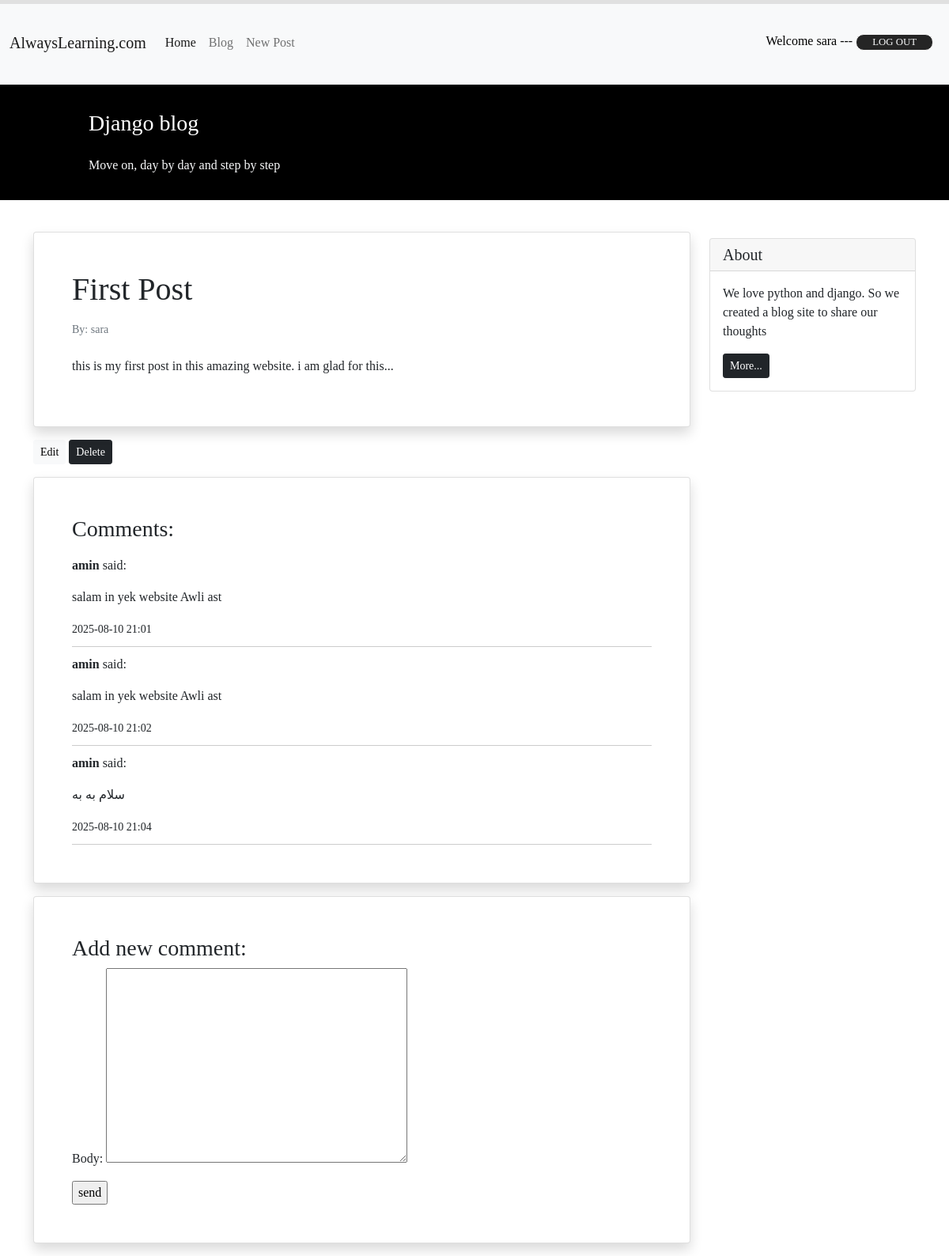
Page /blog/31/ (signed in) on the committed database.
### blog/models.py (models this page shows, shortened)
class Post(models.Model):
   STATUS_CHOICES = (
      ('pub', 'Published'),
      ('drf', 'Draft'),
   )
   title = models.CharField(max_length = 50)
   text = models.TextField()
   author = models.ForeignKey('auth.User', on_delete = models.CASCADE)
   datetime_created = models.DateTimeField(auto_now_add = True)
   datetime_modified = models.DateTimeField(auto_now = True)
   status = models.CharField(choices = STATUS_CHOICES, max_length = 3)

class Comment(models.Model):
   post = models.ForeignKey(Post,
                             on_delete=models.CASCADE,
                             related_name='comments')
   author = models.ForeignKey(get_user_model(),
                               on_delete=models.CASCADE,
                               related_name='comments')
   body = models.TextField()
   active = models.BooleanField(default=True)
   date_time_created = models.DateTimeField(auto_now=True)

### blog/views.py (the view)
# urls.py: path('<int:pk>/', views.PostDetailView.as_view(), name='post_detail'),
class PostDetailView(generic.DetailView):
    model = Post
    form_class = CommentForm
    template_name = 'blog/post_detail.html'
    context_object_name = 'post'
    def get_context_data(self, **kwargs):
        context = super().get_context_data(**kwargs)
        context['comment_form'] = CommentForm()
        context['comments'] = self.object.comments.filter(active=True)
        return context

### blog/forms.py
class CommentForm(forms.ModelForm):
    class Meta:
        model = Comment
        fields = ['body',]

### blog/templates/blog/post_detail.html (shortened to what this page needs)
{% extends '_base.html' %}
{% block page_content %}
     <div class="container mt-4">
        <div class="row">
            <div class="col-9">
                <div class="card shadow my-3 p-5">
                    <h1>{{ post.title }}</h1>
                    <p class="small text-muted mt-2">By: {{ post.author }}</p>
                    <p class="mt-2">{{ post.text }}</p>
                </div>
                <a href="{% url 'post_update' post.id %}" class="btn btn-sm btn-light">Edit</a>
                <a href="{% url 'post_delete' post.id %}" class="btn btn-sm btn-dark">Delete</a>
                <div class="card shadow my-3 p-5">
                    <h3>Comments:</h3>
                        {% for comment in comments %}
                            <div class="comment" style="padding: 10px 0; border-bottom: 1px solid #ccc;">
                                <p><strong>{{ comment.author }}</strong> said:</p>
                                <p>{{ comment.body }}</p>
                                <small>{{ comment.date_time_created|date:"Y-m-d H:i" }}</small>
                            </div>
                        {% empty %}
                            <p>No comments yet.</p>
                        {% endfor %}
                </div>
                <div class="card shadow my-3 p-5">
                    <h3>Add new comment:</h3>
                    <form action="{% url 'comment_create' post.id %}" method="POST">
                        {{ comment_form.as_p }}
                        <input type="submit" value="send">
                    </form>
                </div>
            </div>
            <div class="col-3">
                    <div class="card my-4">
                        <h5 class="card-header">About</h5>
                        <div class="card-body">
                            <p class="card-text">We love python and django. So we created a blog site to share our
                                thoughts</p>
                            <a href="#"
                            class="btn btn-sm btn-dark">
                                More...
                            </a>
                        </div>
                    </div>
            </div>
        </div>
    </div>
{% endblock page_content %}

### templates/_base.html (shortened to what this page needs)
<!doctype html>
{% load static %}
<html lang="en">
<head>
    <link href="https://cdn.jsdelivr.net/npm/bootstrap@5.1.3/dist/css/bootstrap.min.css" rel="stylesheet"
>
    <link rel="stylesheet" href="{% static 'css/progressbar.css' %}">
</head>
<body style="font-family: 'Times New Roman', Times, serif;">
    <div id="progress-bar-container">
    </div>
    <nav class="navbar navbar-expand-lg navbar-light bg-light">
        <div class="container-fluid">
            <a class="navbar-brand" href="#">AlwaysLearning.com</a>
            <div class="collapse navbar-collapse" id="navbarNavAltMarkup">
                <div class="navbar-nav">
                    <a class="nav-link active" aria-current="page" href="#">Home</a>
                    <a class="nav-link" href="{% url "posts_list" %}">Blog</a>
                    <a class="nav-link" href="{% url "post_create" %}">New Post</a>
                </div>
            </div>
            <div class="mx-2 text-white">
                {% if user.is_authenticated %}
                    <span style="color: black;">Welcome {{ user.username }} ---</span>
                    <form action="{% url 'logout' %}" method="post" style="display: inline;">
                        <button type="submit" style="text-decoration: none; color: white;" class="text-light">
                            Log Out
                        </button>
                    </form>
                {% endif %}
            </div>
        </div>
    </nav>
    <div class="container-fluid bg-info">
        <div style="background-color: black;" class="row py-3 ">
            <div class="col-md-8 col-md-10 mx-auto">
                <h3 class="my-4 mt-3 text-white">Django blog</h3>
                <p class="text-light">Move on, day by day and step by step</p>
            </div>
        </div>
    </div>
    {% block page_content %}{% endblock page_content %}
</body>
</html>

### static/css/progressbar.css (style rules this page uses)
#progress-bar-container { position: fixed; top: 0; left: 0; width: 100%; height: 5px; background-color: #e0e0e0; z-index: 9999; }

### templates/_base.html (style rules this page uses)
button { font-size: 0.8rem; color: #FAFAFA; text-transform: uppercase; padding: 0.0005px 20px; border-radius: 10px; border: 1px solid #fafafa; background: #252525; box-shadow: 1px 1px #fafafa; cursor: pointer; margin: 35px 0; }

### rows in the picture
Post: title "First Post", author "sara", text "this is my first post in this amazing website. i am glad for this..."
Comment: author "amin", body "salam in yek website Awli ast", date_time_created "2025-08-10 21:01"
Comment: author "amin", body "salam in yek website Awli ast", date_time_created "2025-08-10 21:02"
Comment: author "amin", body "سلام به به", date_time_created "2025-08-10 21:04"

### other values in the picture
{{ user.username }} "sara"
